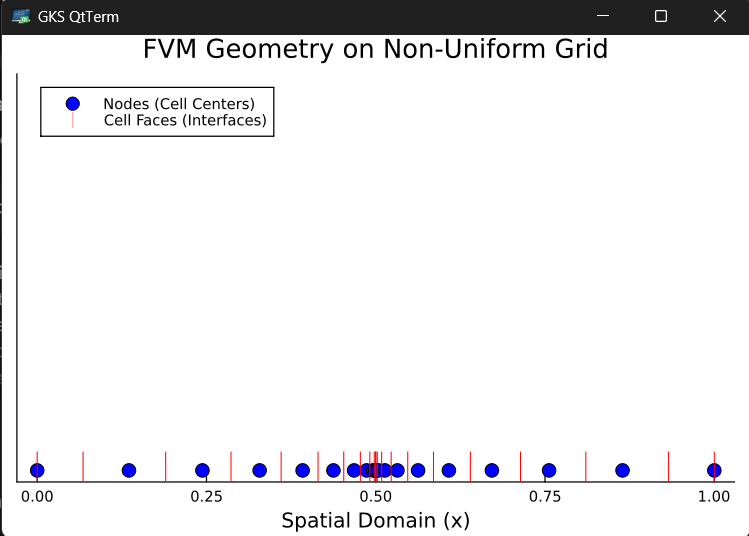

Source code (Julia):
using Plots
using Printf

function build_fvm_geometry()
    println("FVM Non-Uniform Grid Geometry Builder")
    N_nodes = 21
    xi = range(-1.0, 1.0, length=N_nodes)
    x_nodes = 0.5 .+ 0.5 .* (xi .^ 3) # Grid clustered towards the center
    
    # In FVM, faces are typically located halfway between two nodes. 
    # Boundaries are the absolute ends of the domain.
    x_faces = zeros(N_nodes + 1)
    x_faces[1] = x_nodes[1]       # Left boundary
    x_faces[end] = x_nodes[end]   # Right boundary
    
    for i in 2:N_nodes
        x_faces[i] = (x_nodes[i-1] + x_nodes[i]) / 2.0
    end
    cell_volumes = diff(x_faces)
    
    # Mass Conservation Verification
    total_volume = sum(cell_volumes)
    expected_volume = x_nodes[end] - x_nodes[1]
    
    println("Domain Start: ", x_nodes[1])
    println("Domain End:   ", x_nodes[end])
    @printf("Calculated Total Volume: %.10f\n", total_volume)
    @printf("Expected Total Volume:   %.10f\n", expected_volume)
    
    if abs(total_volume - expected_volume) < 1e-10
        println("-> SUCCESS: Mass Conservation verified. Cells perfectly cover the domain.")
    else
        println("-> ERROR: Volume loss detected!")
    end
  
    p = scatter(x_nodes, zeros(N_nodes), marker=:circle, markersize=6, 
                label="Nodes (Cell Centers)", color=:blue, grid=false)
    scatter!(p, x_faces, zeros(N_nodes+1), marker=:vline, markersize=15, 
             label="Cell Faces (Interfaces)", color=:red)
             
    plot!(p, title="FVM Geometry on Non-Uniform Grid", 
          yticks=:none, xlabel="Spatial Domain (x)", legend=:topleft)
          
    display(p)
    savefig(p, "fvm_nonuniform_geometry.png")
end

build_fvm_geometry()
